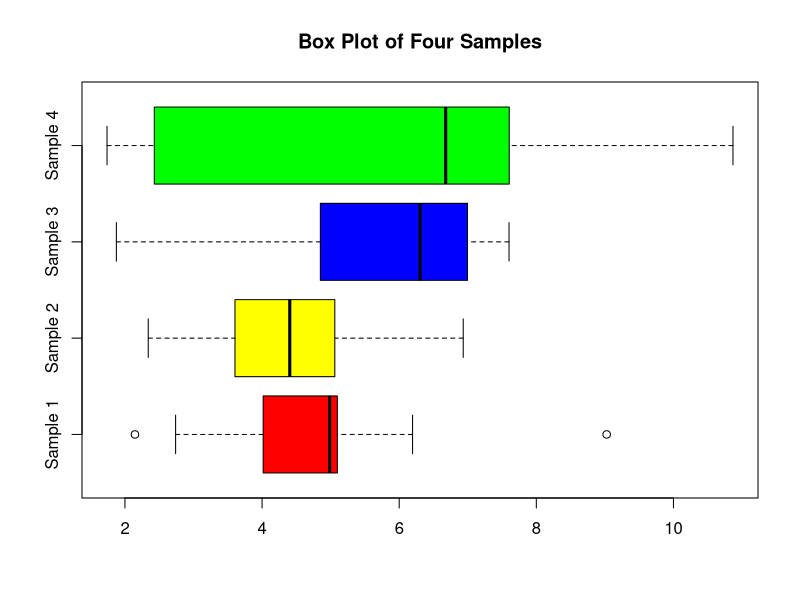
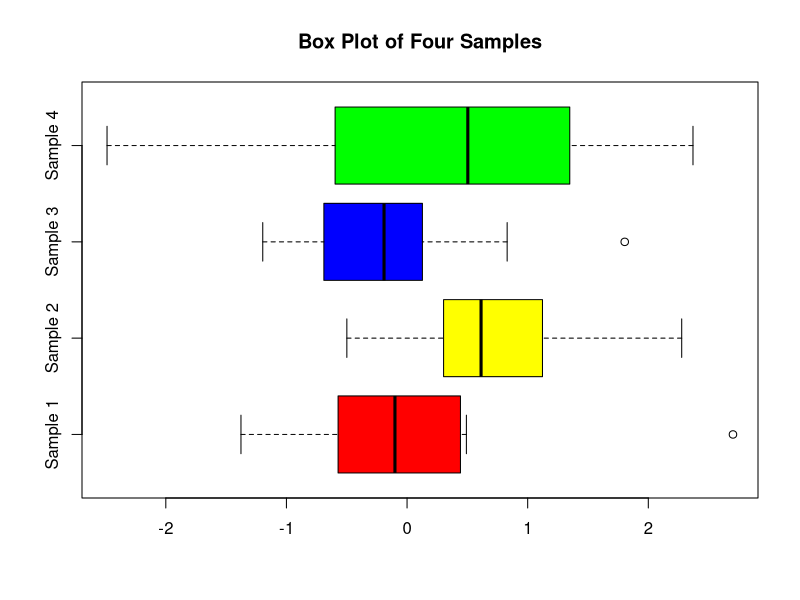

The R script that drew these images, in order:
samp1<- c(5.098,2.739,2.146,5.006,4.016,9.026,4.965,5.016,6.195,4.523)
samp2<- c(4.627,5.061,2.787,4.181,3.617,3.605,6.036,4.745,2.340,6.934)
samp3<- c(3.021,6.173,7.602,6.250,1.875,6.996,4.850,6.661,6.360,7.052)
samp4<- c(7.390,5.666,6.616,7.868,2.428,6.740,7.605,10.868,1.739,1.996)
# a) Box Plot of All 4 Samples
boxplot(samp1,samp2,samp3,samp4,
        horizontal = TRUE,
        names= c("Sample 1","Sample 2","Sample 3","Sample 4"),
        col= c("red","yellow","blue","green"),
        main= "Box Plot of Four Samples")
# As median and variance is different in all 4 samples hence we can say that
# samples are not from same normal distribution.
# b) 

a = rnorm(40)
b = a[1:10]
c = a[11:20]
d = a[21:30]
e = a[31:40]
boxplot(b,c,d,e,
        horizontal = TRUE,
        names= c("Sample 1","Sample 2","Sample 3","Sample 4"),
        col= c("red","yellow","blue","green"),
        main= "Box Plot of Four Samples")
# We can see that median and variance is almost equal and if we increase
# size of sample values will be much more close as all samples are from
# same normal distribution.
